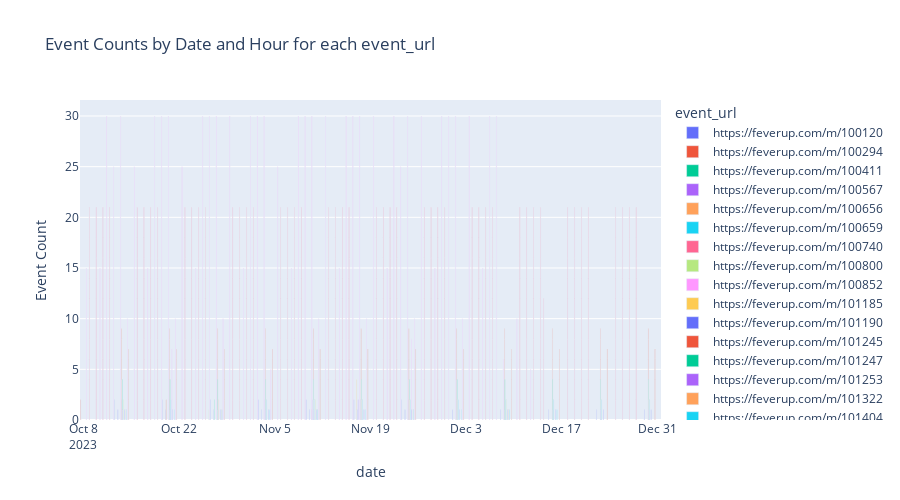

Notebook cell for this chart:
### Code cell
# Obtener el recuento de eventos para cada día y hora dentro de cada event_url
event_counts_by_date_hour = tickets.groupby(['event_url', tickets['datetime_local'].dt.date.rename('date'), tickets['datetime_local'].dt.hour.rename('hour')]).size().reset_index(name='event_count')

# Crear el gráfico de barras múltiples
fig = px.bar(event_counts_by_date_hour, x='date', y='event_count', color='event_url',
             title='Event Counts by Date and Hour for each event_url',
             labels={'date_hour': 'Date and Hour', 'event_count': 'Event Count'},
             barmode='group',  # Modo de agrupamiento para mostrar barras múltiples
             width=900, height=500)

# Ajustar el ancho de las barras
fig.update_layout(bargap=0.1)  # Ajusta el espacio entre las barras


# Mostrar el gráfico
fig.show()

### Figure 1 — Plotly figure (JSON) as saved in the notebook; plotly's stock layout.template omitted (floating-point values rounded to 4 significant figures; data arrays with more than 128 entries replaced by an {"elided": "..."} marker saying what was removed)
{"data": [{"alignmentgroup": "True", "hovertemplate": "event_url=https://feverup.com/m/100120<br>date=%{x}<br>Event Count=%{y}<extra></extra>", "legendgroup": "https://feverup.com/m/100120", "marker": {"color": "#636efa", "pattern": {"shape": ""}}, "name": "https://feverup.com/m/100120", "offsetgroup": "https://feverup.com/m/100120", "orientation": "v", "showlegend": true, "textposition": "auto", "type": "bar", "x": ["2023-10-13", "2023-10-14", "2023-10-20", "2023-10-21", "2023-10-27", "2023-10-28", "2023-11-03", "2023-11-04", "2023-11-10", "2023-11-11", "2023-11-17", "2023-11-18", "2023-11-24", "2023-11-25"], "xaxis": "x", "y": [2, 2, 2, 2, 2, 2, 2, 2, 2, 2, 2, 2, 2, 2], "yaxis": "y"}, {"alignmentgroup": "True", "hovertemplate": "event_url=https://feverup.com/m/100294<br>date=%{x}<br>Event Count=%{y}<extra></extra>", "legendgroup": "https://feverup.com/m/100294", "marker": {"color": "#EF553B", "pattern": {"shape": ""}}, "name": "https://feverup.com/m/100294", "offsetgroup": "https://feverup.com/m/100294", "orientation": "v", "showlegend": true, "textposition": "auto", "type": "bar", "x": ["2023-10-08", "2023-10-08", "2023-10-14", "2023-10-14", "2023-10-14", "2023-10-14", "2023-10-14", "2023-10-15", "2023-10-15", "2023-10-15", "2023-10-15", "2023-10-21", "2023-10-21", "2023-10-21", "2023-10-21", "2023-10-21", "2023-10-22", "2023-10-22", "2023-10-22", "2023-10-22", "2023-10-28", "2023-10-28", "2023-10-28", "2023-10-28", "2023-10-28", "2023-10-29", "2023-10-29", "2023-10-29", "2023-10-29", "2023-11-04", "2023-11-04", "2023-11-04", "2023-11-04", "2023-11-04", "2023-11-05", "2023-11-05", "2023-11-05", "2023-11-05", "2023-11-11", "2023-11-11", "2023-11-11", "2023-11-11", "2023-11-11", "2023-11-12", "2023-11-12", "2023-11-12", "2023-11-12", "2023-11-18", "2023-11-18", "2023-11-18", "2023-11-18", "2023-11-18", "2023-11-19", "2023-11-19", "2023-11-19", "2023-11-19", "2023-11-25", "2023-11-25", "2023-11-25", "2023-11-25", "2023-11-25", "2023-11-26", "2023-11-26", "2023-11-26", "2023-11-26", "2023-12-02", "2023-12-02", "2023-12-02", "2023-12-02", "2023-12-02", "2023-12-03", "2023-12-03", "2023-12-03", "2023-12-03", "2023-12-09", "2023-12-09", "2023-12-09", "2023-12-09", "2023-12-09", "2023-12-10", "2023-12-10", "2023-12-10", "2023-12-10", "2023-12-16", "2023-12-16", "2023-12-16", "2023-12-16", "2023-12-16", "2023-12-17", "2023-12-17", "2023-12-17", "2023-12-17", "2023-12-23", "2023-12-23", "2023-12-23", "2023-12-23", "2023-12-23", "2023-12-24", "2023-12-24", "2023-12-24", "2023-12-24", "2023-12-30", "2023-12-30", "2023-12-30", "2023-12-30", "2023-12-30", "2023-12-31", "2023-12-31", "2023-12-31", "2023-12-31"], "xaxis": "x", "y": [1, 1, 2, 2, 2, 2, 1, 2, 2, 2, 1, 2, 2, 2, 2, 1, 2, 2, 2, 1, 2, 2, 2, 2, 1, 2, 2, 2, 1, 2, 2, 2, 2, 1, 2, 2, 2, 1, 2, 2, 2, 2, 1, 2, 2, 2, 1, 2, 2, 2, 2, 1, 2, 2, 2, 1, 2, 2, 2, 2, 1, 2, 2, 2, 1, 2, 2, 2, 2, 1, 2, 2, 2, 1, 2, 2, 2, 2, 1, 2, 2, 2, 1, 2, 2, 2, 2, 1, 2, 2, 2, 1, 2, 2, 2, 2, 1, 2, 2, 2, 1, 2, 2, 2, 2, 1, 2, 2, 2, 1], "yaxis": "y"}, {"alignmentgroup": "True", "hovertemplate": "event_url=https://feverup.com/m/100411<br>date=%{x}<br>Event Count=%{y}<extra></extra>", "legendgroup": "https://feverup.com/m/100411", "marker": {"color": "#00cc96", "pattern": {"shape": ""}}, "name": "https://feverup.com/m/100411", "offsetgroup": "https://feverup.com/m/100411", "orientation": "v", "showlegend": true, "textposition": "auto", "type": "bar", "x": ["2023-10-14", "2023-10-21", "2023-10-28", "2023-11-04", "2023-11-11", "2023-11-18", "2023-11-25", "2023-12-02", "2023-12-09", "2023-12-16", "2023-12-23", "2023-12-30"], "xaxis": "x", "y": [4, 4, 4, 4, 4, 4, 4, 4, 4, 4, 4, 4], "yaxis": "y"}, {"alignmentgroup": "True", "hovertemplate": "event_url=https://feverup.com/m/100567<br>date=%{x}<br>Event Count=%{y}<extra></extra>", "legendgroup": "https://feverup.com/m/100567", "marker": {"color": "#ab63fa", "pattern": {"shape": ""}}, "name": "https://feverup.com/m/100567", "offsetgroup": "https://feverup.com/m/100567", "orientation": "v", "showlegend": true, "textposition": "auto", "type": "bar", "x": ["2023-10-14", "2023-10-21", "2023-10-28", "2023-11-04", "2023-11-11", "2023-11-18", "2023-11-25", "2023-12-02", "2023-12-09", "2023-12-16", "2023-12-23", "2023-12-30"], "xaxis": "x", "y": [1, 1, 1, 1, 1, 1, 1, 1, 1, 1, 1, 1], "yaxis": "y"}, {"alignmentgroup": "True", "hovertemplate": "event_url=https://feverup.com/m/100656<br>date=%{x}<br>Event Count=%{y}<extra></extra>", "legendgroup": "https://feverup.com/m/100656", "marker": {"color": "#FFA15A", "pattern": {"shape": ""}}, "name": "https://feverup.com/m/100656", "offsetgroup": "https://feverup.com/m/100656", "orientation": "v", "showlegend": true, "textposition": "auto", "type": "bar", "x": ["2023-10-28", "2023-11-04", "2023-11-11", "2023-11-18", "2023-11-25", "2023-12-02", "2023-12-09", "2023-12-16", "2023-12-23", "2023-12-30"], "xaxis": "x", "y": [2, 2, 2, 2, 2, 2, 2, 2, 2, 2], "yaxis": "y"}, {"alignmentgroup": "True", "hovertemplate": "event_url=https://feverup.com/m/100659<br>date=%{x}<br>Event Count=%{y}<extra></extra>", "legendgroup": "https://feverup.com/m/100659", "marker": {"color": "#19d3f3", "pattern": {"shape": ""}}, "name": "https://feverup.com/m/100659", "offsetgroup": "https://feverup.com/m/100659", "orientation": "v", "showlegend": true, "textposition": "auto", "type": "bar", "x": ["2023-10-21", "2023-11-04", "2023-11-11", "2023-11-18", "2023-11-25", "2023-12-02", "2023-12-09", "2023-12-16", "2023-12-23", "2023-12-30"], "xaxis": "x", "y": [2, 2, 2, 2, 2, 2, 2, 2, 2, 2], "yaxis": "y"}, {"alignmentgroup": "True", "hovertemplate": "event_url=https://feverup.com/m/100740<br>date=%{x}<br>Event Count=%{y}<extra></extra>", "legendgroup": "https://feverup.com/m/100740", "marker": {"color": "#FF6692", "pattern": {"shape": ""}}, "name": "https://feverup.com/m/100740", "offsetgroup": "https://feverup.com/m/100740", "orientation": "v", "showlegend": true, "textposition": "auto", "type": "bar", "x": {"elided": "528 str values"}, "xaxis": "x", "y": {"elided": "528 int values"}, "yaxis": "y"}, {"alignmentgroup": "True", "hovertemplate": "event_url=https://feverup.com/m/100800<br>date=%{x}<br>Event Count=%{y}<extra></extra>", "legendgroup": "https://feverup.com/m/100800", "marker": {"color": "#B6E880", "pattern": {"shape": ""}}, "name": "https://feverup.com/m/100800", "offsetgroup": "https://feverup.com/m/100800", "orientation": "v", "showlegend": true, "textposition": "auto", "type": "bar", "x": ["2023-10-14", "2023-11-11", "2023-12-09"], "xaxis": "x", "y": [2, 2, 2], "yaxis": "y"}, {"alignmentgroup": "True", "hovertemplate": "event_url=https://feverup.com/m/100852<br>date=%{x}<br>Event Count=%{y}<extra></extra>", "legendgroup": "https://feverup.com/m/100852", "marker": {"color": "#FF97FF", "pattern": {"shape": ""}}, "name": "https://feverup.com/m/100852", "offsetgroup": "https://feverup.com/m/100852", "orientation": "v", "showlegend": true, "textposition": "auto", "type": "bar", "x": ["2023-10-21", "2023-10-21", "2023-11-25", "2023-11-25"], "xaxis": "x", "y": [2, 5, 4, 4], "yaxis": "y"}, {"alignmentgroup": "True", "hovertemplate": "event_url=https://feverup.com/m/101185<br>date=%{x}<br>Event Count=%{y}<extra></extra>", "legendgroup": "https://feverup.com/m/101185", "marker": {"color": "#FECB52", "pattern": {"shape": ""}}, "name": "https://feverup.com/m/101185", "offsetgroup": "https://feverup.com/m/101185", "orientation": "v", "showlegend": true, "textposition": "auto", "type": "bar", "x": ["2023-11-17"], "xaxis": "x", "y": [4], "yaxis": "y"}, {"alignmentgroup": "True", "hovertemplate": "event_url=https://feverup.com/m/101190<br>date=%{x}<br>Event Count=%{y}<extra></extra>", "legendgroup": "https://feverup.com/m/101190", "marker": {"color": "#636efa", "pattern": {"shape": ""}}, "name": "https://feverup.com/m/101190", "offsetgroup": "https://feverup.com/m/101190", "orientation": "v", "showlegend": true, "textposition": "auto", "type": "bar", "x": ["2023-10-13", "2023-10-14", "2023-10-20", "2023-10-21", "2023-10-27", "2023-10-28", "2023-11-03", "2023-11-04", "2023-11-10", "2023-11-11", "2023-11-17", "2023-11-18", "2023-11-24", "2023-11-25", "2023-12-01", "2023-12-02", "2023-12-08", "2023-12-09", "2023-12-15", "2023-12-16", "2023-12-22", "2023-12-23", "2023-12-29", "2023-12-30"], "xaxis": "x", "y": [1, 1, 1, 1, 1, 1, 1, 1, 1, 1, 1, 1, 1, 1, 1, 1, 1, 1, 1, 1, 1, 1, 1, 1], "yaxis": "y"}, {"alignmentgroup": "True", "hovertemplate": "event_url=https://feverup.com/m/101245<br>date=%{x}<br>Event Count=%{y}<extra></extra>", "legendgroup": "https://feverup.com/m/101245", "marker": {"color": "#EF553B", "pattern": {"shape": ""}}, "name": "https://feverup.com/m/101245", "offsetgroup": "https://feverup.com/m/101245", "orientation": "v", "showlegend": true, "textposition": "auto", "type": "bar", "x": ["2023-10-20"], "xaxis": "x", "y": [2], "yaxis": "y"}, {"alignmentgroup": "True", "hovertemplate": "event_url=https://feverup.com/m/101247<br>date=%{x}<br>Event Count=%{y}<extra></extra>", "legendgroup": "https://feverup.com/m/101247", "marker": {"color": "#00cc96", "pattern": {"shape": ""}}, "name": "https://feverup.com/m/101247", "offsetgroup": "https://feverup.com/m/101247", "orientation": "v", "showlegend": true, "textposition": "auto", "type": "bar", "x": ["2023-10-27", "2023-10-27"], "xaxis": "x", "y": [1, 1], "yaxis": "y"}, {"alignmentgroup": "True", "hovertemplate": "event_url=https://feverup.com/m/101253<br>date=%{x}<br>Event Count=%{y}<extra></extra>", "legendgroup": "https://feverup.com/m/101253", "marker": {"color": "#ab63fa", "pattern": {"shape": ""}}, "name": "https://feverup.com/m/101253", "offsetgroup": "https://feverup.com/m/101253", "orientation": "v", "showlegend": true, "textposition": "auto", "type": "bar", "x": ["2023-11-17"], "xaxis": "x", "y": [2], "yaxis": "y"}, {"alignmentgroup": "True", "hovertemplate": "event_url=https://feverup.com/m/101322<br>date=%{x}<br>Event Count=%{y}<extra></extra>", "legendgroup": "https://feverup.com/m/101322", "marker": {"color": "#FFA15A", "pattern": {"shape": ""}}, "name": "https://feverup.com/m/101322", "offsetgroup": "https://feverup.com/m/101322", "orientation": "v", "showlegend": true, "textposition": "auto", "type": "bar", "x": ["2023-10-14", "2023-10-28", "2023-11-11", "2023-11-25", "2023-12-09"], "xaxis": "x", "y": [1, 1, 1, 1, 1], "yaxis": "y"}, {"alignmentgroup": "True", "hovertemplate": "event_url=https://feverup.com/m/101404<br>date=%{x}<br>Event Count=%{y}<extra></extra>", "legendgroup": "https://feverup.com/m/101404", "marker": {"color": "#19d3f3", "pattern": {"shape": ""}}, "name": "https://feverup.com/m/101404", "offsetgroup": "https://feverup.com/m/101404", "orientation": "v", "showlegend": true, "textposition": "auto", "type": "bar", "x": ["2023-10-14", "2023-10-21", "2023-10-28", "2023-11-04", "2023-11-11", "2023-11-18", "2023-11-25", "2023-12-02", "2023-12-09", "2023-12-16"], "xaxis": "x", "y": [1, 1, 1, 1, 1, 1, 1, 1, 1, 1], "yaxis": "y"}, {"alignmentgroup": "True", "hovertemplate": "event_url=https://feverup.com/m/101456<br>date=%{x}<br>Event Count=%{y}<extra></extra>", "legendgroup": "https://feverup.com/m/101456", "marker": {"color": "#FF6692", "pattern": {"shape": ""}}, "name": "https://feverup.com/m/101456", "offsetgroup": "https://feverup.com/m/101456", "orientation": "v", "showlegend": true, "textposition": "auto", "type": "bar", "x": ["2023-11-10", "2023-12-14", "2023-12-14"], "xaxis": "x", "y": [1, 6, 6], "yaxis": "y"}, {"alignmentgroup": "True", "hovertemplate": "event_url=https://feverup.com/m/101491<br>date=%{x}<br>Event Count=%{y}<extra></extra>", "legendgroup": "https://feverup.com/m/101491", "marker": {"color": "#B6E880", "pattern": {"shape": ""}}, "name": "https://feverup.com/m/101491", "offsetgroup": "https://feverup.com/m/101491", "orientation": "v", "showlegend": true, "textposition": "auto", "type": "bar", "x": ["2023-10-26"], "xaxis": "x", "y": [1], "yaxis": "y"}, {"alignmentgroup": "True", "hovertemplate": "event_url=https://feverup.com/m/101498<br>date=%{x}<br>Event Count=%{y}<extra></extra>", "legendgroup": "https://feverup.com/m/101498", "marker": {"color": "#FF97FF", "pattern": {"shape": ""}}, "name": "https://feverup.com/m/101498", "offsetgroup": "https://feverup.com/m/101498", "orientation": "v", "showlegend": true, "textposition": "auto", "type": "bar", "x": {"elided": "249 str values"}, "xaxis": "x", "y": {"elided": "249 int values"}, "yaxis": "y"}], "layout": {"bargap": 0.1, "barmode": "group", "height": 500, "legend": {"title": {"text": "event_url"}, "tracegroupgap": 0}, "title": {"text": "Event Counts by Date and Hour for each event_url"}, "width": 900, "xaxis": {"anchor": "y", "domain": [0, 1], "title": {"text": "date"}}, "yaxis": {"anchor": "x", "domain": [0, 1], "title": {"text": "Event Count"}}}}
